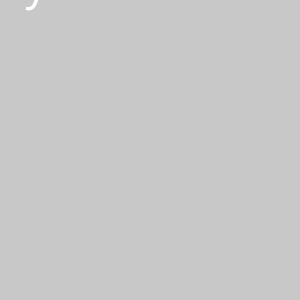
Frame 1 (no input)
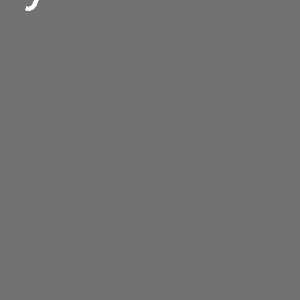
Frame 60 (the mouse pressed at the canvas centre just before this capture)
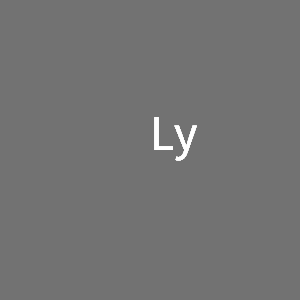
Frame 120 (the mouse held since frame 60 and released just before this capture)

The Processing sketch that drew these frames (run headless with seeded random() and noise(); from frame 60 on, the mouse is pressed at the canvas centre):

// Processing sketch: Ly_Move
// ── Ly_Move.pde
float x, y;

void setup() {
   size(300, 300);
   x = width / 2 - 100;
   y = height / 2 + 50;
}

void draw() {
//   background(100, 100, 100);
   noStroke();
   fill(100, 100, 100, 10);
   rect(0, 0, width, height);
   fill(255);
   textSize(50);
   x = mouseX;
   y = mouseY;
   text("Ly", x, y);
}
